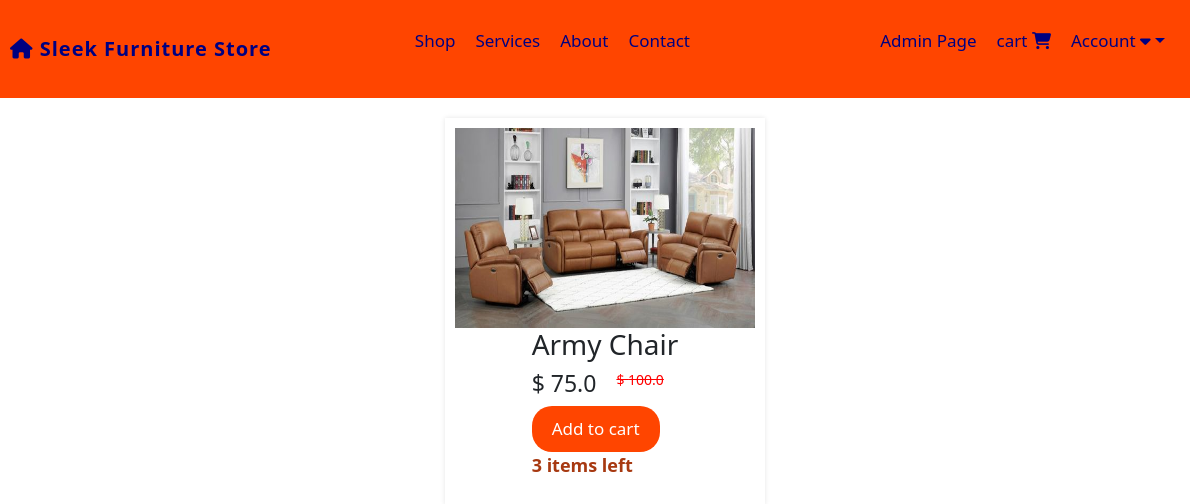
The page /product/1 (signed in) on the database as committed earlier.
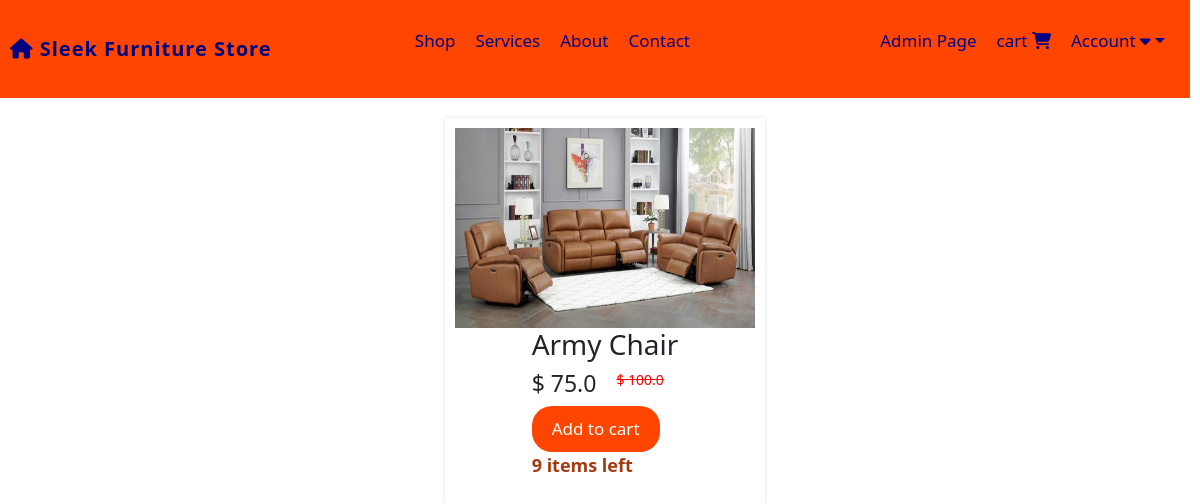
The same page on the database as committed later.
### website/models.py (models this page shows, shortened)
class Product(db.Model):
    id = db.Column(db.Integer, primary_key=True)
    product_name = db.Column(db.String(100), nullable=False)
    current_price = db.Column(db.Float, nullable=False)
    previous_price = db.Column(db.Float, nullable=False)
    in_stock = db.Column(db.Integer, nullable=False)
    product_picture = db.Column(db.String(1000), nullable=False)
    flash_sale = db.Column(db.Boolean, default=False)
    date_added = db.Column(db.DateTime(), default=datetime.utcnow)
    carts = db.relationship('Cart', backref='product', cascade='all, delete-orphan')
    orders = db.relationship('Order', backref='product', cascade='all, delete-orphan')

### website/views.py (the view)
@views.route('/product/<int:item_id>', methods=['GET'])
def product(item_id):
    item = Product.query.get(item_id)
    return render_template('product.html', item=item, cart=Cart.query.filter_by(customer_link=current_user.id).all()
                           if current_user.is_authenticated else [])

### website/__init__.py (called while the page is built)
def create_app():
    app = Flask(__name__)
    app.config['SECRET_KEY'] = 'Marymutiso' #For encrypting session data for auth etc.
    app.config['SQLALCHEMY_DATABASE_URI'] = f'sqlite:///{DB_NAME}'
    migrate = Migrate(app, db)
    db.init_app(app)
    @app.errorhandler(404)
    def page_not_found(error):
        return render_template('404.html'), 404
    login_manager = LoginManager()
    login_manager.init_app(app)
    login_manager.login_view = 'auth.login'
    @login_manager.user_loader
    def load_user(id):
        return Customer.query.get(int(id))
    from .views import views
    from .auth import auth
    from .admin import admin
    from .models import Customer, Product, Cart, Order
    app.register_blueprint(views, url_prefix='/')
    app.register_blueprint(auth, url_prefix='/')
    app.register_blueprint(admin, url_prefix='/')
    return app

### website/templates/product.html (shortened to what this page needs)
{% extends 'base.html' %}
{% block content %}
<div class="homediv-container">
    <div class="home-products">
        <div class="product">
            <img class="displayimg" src="/media/leatherrecliner.jpg" alt="">
            <div class="product-details">
                <h3>{{ item.product_name }}</h3>
                <div class="price">
                    <h5>$ {{ item.current_price }}</h5>
                    <strike><p>$ {{ item.previous_price }}</p></strike>
                </div>
                <div class="actions">
                    <button><a href="/add-to-cart/{{ item.id }}">Add to cart</a></button>
                    <p style="color: rgb(167, 57, 17); font-weight: 600; font-size: 18px;">{{ item.in_stock }} items left</p>
                </div>
            </div>
        </div>
    </div>
</div>
{% endblock %}

Rows that differ between the two databases and show on the page:
changed Product "Army Chair": in_stock "3" → "9"
